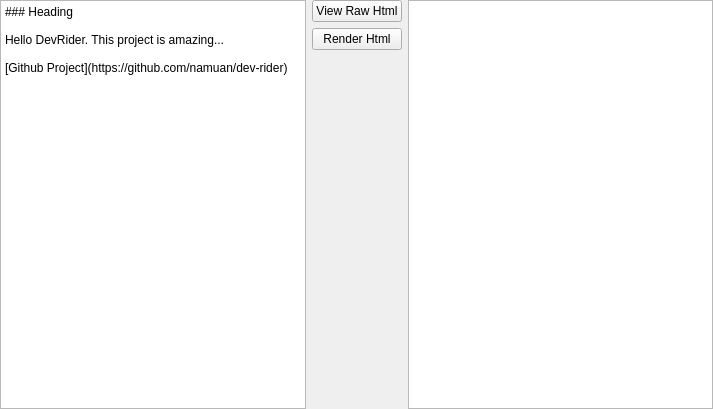
<?xml version="1.0" encoding="UTF-8"?>
<ui version="4.0">
 <class>MarkdownViewerWidget</class>
 <widget class="QWidget" name="MarkdownViewerWidget">
  <property name="geometry">
   <rect>
    <x>0</x>
    <y>0</y>
    <width>713</width>
    <height>409</height>
   </rect>
  </property>
  <property name="windowTitle">
   <string>Form</string>
  </property>
  <layout class="QHBoxLayout" name="horizontalLayout">
   <property name="leftMargin">
    <number>0</number>
   </property>
   <property name="topMargin">
    <number>0</number>
   </property>
   <property name="rightMargin">
    <number>0</number>
   </property>
   <property name="bottomMargin">
    <number>0</number>
   </property>
   <item>
    <widget class="QPlainTextEdit" name="txt_source">
     <property name="plainText">
      <string>### Heading

Hello DevRider. This project is amazing...

[Github Project](https://github.com/namuan/dev-rider)</string>
     </property>
    </widget>
   </item>
   <item>
    <widget class="QFrame" name="frame">
     <property name="frameShape">
      <enum>QFrame::NoFrame</enum>
     </property>
     <property name="frameShadow">
      <enum>QFrame::Raised</enum>
     </property>
     <property name="lineWidth">
      <number>0</number>
     </property>
     <layout class="QVBoxLayout" name="verticalLayout">
      <property name="leftMargin">
       <number>0</number>
      </property>
      <property name="topMargin">
       <number>0</number>
      </property>
      <property name="rightMargin">
       <number>0</number>
      </property>
      <property name="bottomMargin">
       <number>0</number>
      </property>
      <item>
       <widget class="QPushButton" name="btn_raw_html">
        <property name="text">
         <string>View Raw Html</string>
        </property>
       </widget>
      </item>
      <item>
       <widget class="QPushButton" name="btn_render_html">
        <property name="text">
         <string>Render Html</string>
        </property>
       </widget>
      </item>
      <item>
       <spacer name="verticalSpacer_2">
        <property name="orientation">
         <enum>Qt::Vertical</enum>
        </property>
        <property name="sizeHint" stdset="0">
         <size>
          <width>20</width>
          <height>40</height>
         </size>
        </property>
       </spacer>
      </item>
     </layout>
    </widget>
   </item>
   <item>
    <widget class="QPlainTextEdit" name="txt_target">
     <property name="readOnly">
      <bool>true</bool>
     </property>
    </widget>
   </item>
  </layout>
 </widget>
 <resources/>
 <connections/>
</ui>
